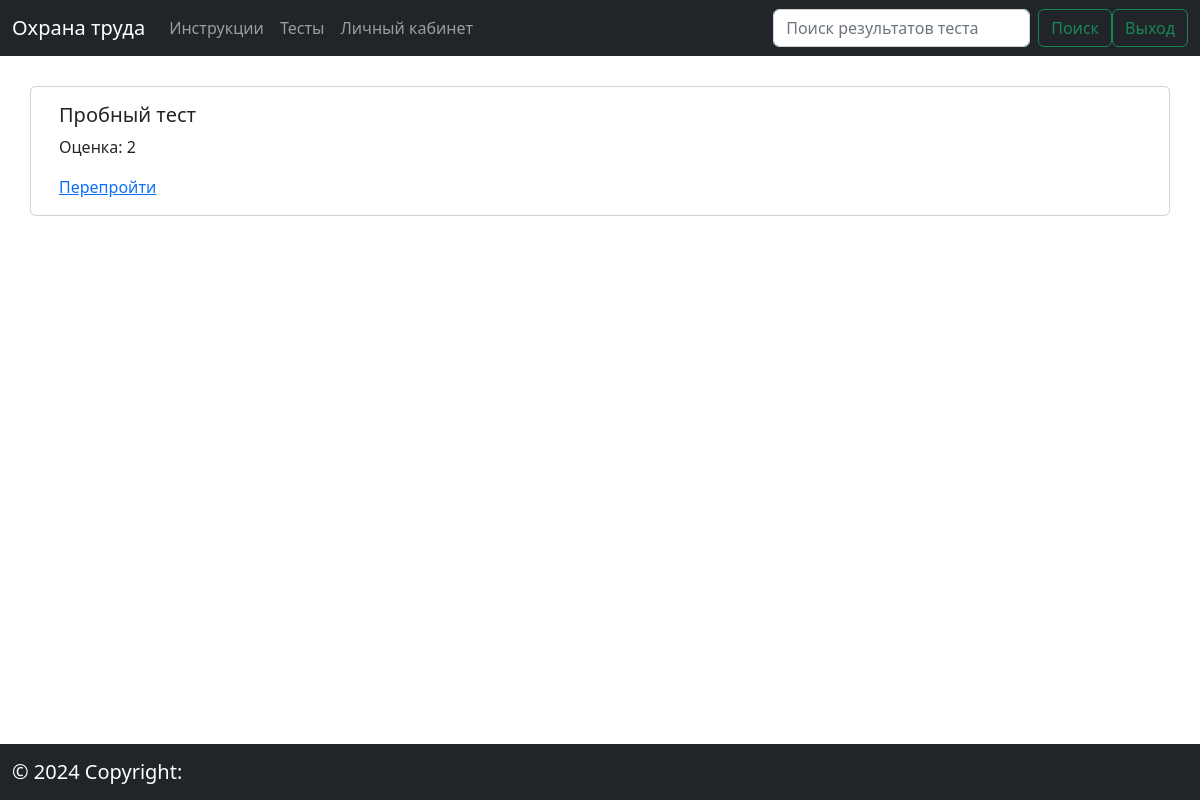
Before: /personal_area/ (signed in) with the older database file.
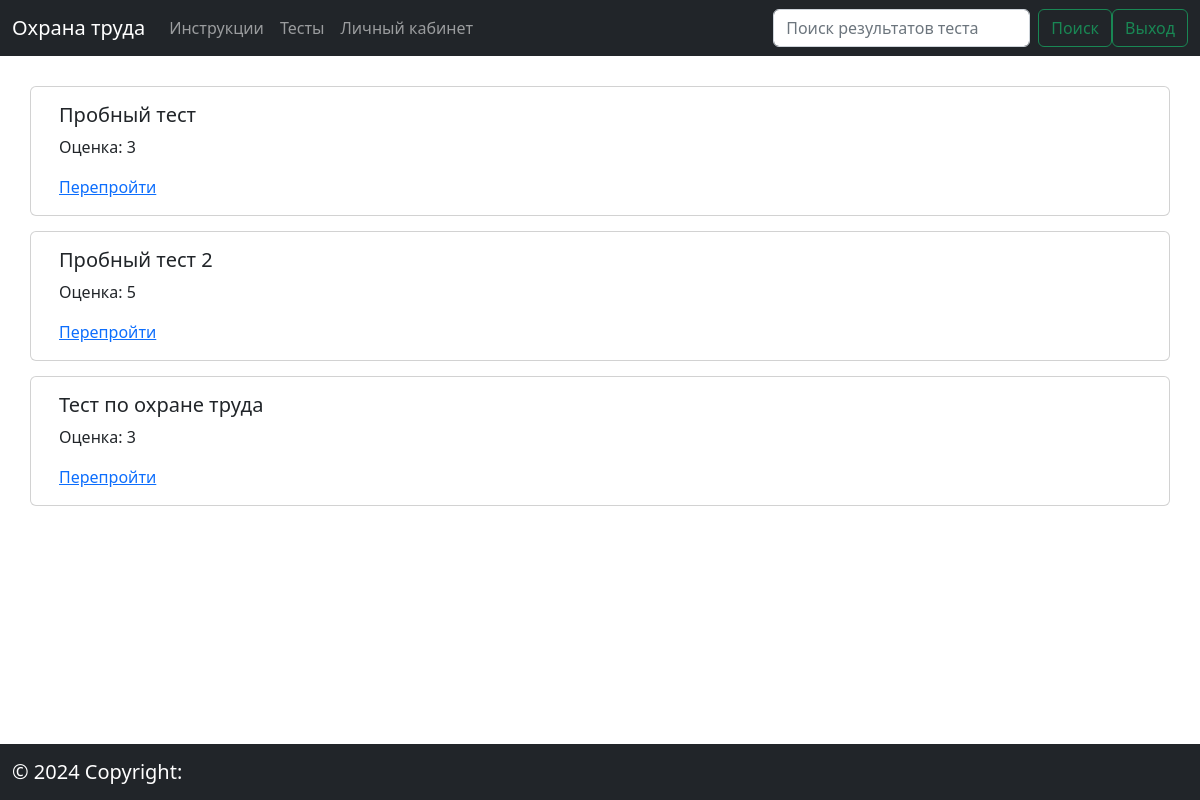
After: the same page with the newer database file.
### app/models.py (models this page shows, shortened)
class TestToUser(models.Model):
    test = models.ForeignKey('Test', on_delete=models.CASCADE, verbose_name='Тест')
    user = models.ForeignKey('User', on_delete=models.CASCADE, verbose_name='Пользователь')
    score = models.IntegerField(verbose_name='Оценка')
    class Meta:
        db_table = 'testtouser'
        verbose_name = 'Оценка'
        verbose_name_plural = 'Оценки'

class Test(models.Model):
    title = models.CharField(max_length=255, verbose_name='Заголовок')
    instruction = models.ForeignKey('Instruction', on_delete=models.CASCADE, verbose_name='Инструкция')
    def __str__(self):
        return self.title
    class Meta:
        db_table = 'test'
        verbose_name = 'Тест'
        verbose_name_plural = 'Тесты'

### app/views.py (the view)
# urls.py: path('personal_area/', PersonalAreaPageView.as_view(), name='personal_area'),
class PersonalAreaPageView(View):
    def get(self, request):
        tests_to_user = TestToUser.objects.filter(user=request.user)
        if request.GET.get('search'):
            tests_to_user = tests_to_user.filter(
                Q(test__title__contains=request.GET.get('search'))
            )
        return render(request, 'personal_area.html', context={
            'tests': tests_to_user
        })

### app/templates/personal_area.html (shortened to what this page needs)
<!DOCTYPE html>
<html lang="en">
<head>
    <link href="https://cdn.jsdelivr.net/npm/bootstrap@5.2.1/dist/css/bootstrap.min.css" rel="stylesheet"
>
</head>
<body>
<nav class="navbar navbar-expand-lg navbar-light bg-light navbar-dark bg-dark">
    <div class="container-fluid">
        <a class="navbar-brand">Охрана труда</a>
        <div class="collapse navbar-collapse" id="navbarTogglerDemo02">
            <ul class="navbar-nav me-auto mb-2 mb-lg-0">
                <li class="nav-item">
                    <a class="nav-link" href="{% url 'home' %}">Инструкции</a>
                </li>
                <li class="nav-item">
                    <a class="nav-link" href="{% url 'tests' %}">Тесты</a>
                </li>
                <li class="nav-item">
                    <a class="nav-link" href="{% url 'personal_area' %}">Личный кабинет</a>
                </li>
            </ul>
            <form class="d-flex" action="{% url 'personal_area' %}">
              <input class="form-control me-2" type="search" placeholder="Поиск результатов теста" aria-label="Search" name="search">
              <button class="btn btn-outline-success" type="submit">Поиск</button>
            </form>
            <form class="d-flex" action="{% url 'logout' %}">
                <button class="btn btn-outline-success" type="submit">Выход</button>
            </form>
        </div>
    </div>
</nav>
<div class="container" style="margin-top:30px; min-height:85vh;">
    {% for test in tests %}
    <div class="row" style="margin-top:15px; margin-bottom:15px;">
        <div class="card col" style="width: 18rem;">
            <div class="card-body">
                <h5 class="card-title">{{test.test}}</h5>
                <p class="card-text">Оценка: {{test.score}}</p>
                <a href="{% url 'test_detail' test.test.id %}" class="card-link">Перепройти</a>
            </div>
        </div>
    </div>
    {% endfor %}
</div>
<nav class="navbar fixed-bottom navbar-light bg-light navbar-dark bg-dark">
  <div class="container-fluid">
    <a class="navbar-brand"> © 2024 Copyright:</a>
  </div>
</nav>
</body>
</html>

Changed rows visible on the page:
changed TestToUser "Пробный тест": score "2" → "3"
added TestToUser: test "Пробный тест 2", score "5"
added TestToUser: test "Тест по охране труда", score "3"
